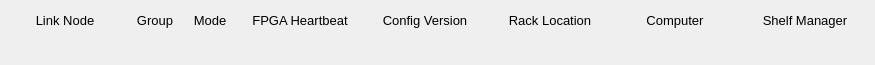
<?xml version="1.0" encoding="UTF-8"?>
<ui version="4.0">
 <class>Form</class>
 <widget class="QWidget" name="Form">
  <property name="geometry">
   <rect>
    <x>0</x>
    <y>0</y>
    <width>875</width>
    <height>65</height>
   </rect>
  </property>
  <property name="windowTitle">
   <string>Form</string>
  </property>
  <widget class="QFrame" name="frame">
   <property name="geometry">
    <rect>
     <x>0</x>
     <y>0</y>
     <width>875</width>
     <height>65</height>
    </rect>
   </property>
   <property name="frameShape">
    <enum>QFrame::NoFrame</enum>
   </property>
   <property name="frameShadow">
    <enum>QFrame::Plain</enum>
   </property>
   <widget class="QLabel" name="label">
    <property name="geometry">
     <rect>
      <x>5</x>
      <y>10</y>
      <width>120</width>
      <height>20</height>
     </rect>
    </property>
    <property name="font">
     <font>
      <pointsize>10</pointsize>
     </font>
    </property>
    <property name="text">
     <string>Link Node</string>
    </property>
    <property name="alignment">
     <set>Qt::AlignCenter</set>
    </property>
   </widget>
   <widget class="QLabel" name="label_2">
    <property name="geometry">
     <rect>
      <x>130</x>
      <y>10</y>
      <width>50</width>
      <height>20</height>
     </rect>
    </property>
    <property name="font">
     <font>
      <pointsize>10</pointsize>
     </font>
    </property>
    <property name="text">
     <string>Group</string>
    </property>
    <property name="alignment">
     <set>Qt::AlignCenter</set>
    </property>
   </widget>
   <widget class="QLabel" name="label_3">
    <property name="geometry">
     <rect>
      <x>185</x>
      <y>10</y>
      <width>50</width>
      <height>20</height>
     </rect>
    </property>
    <property name="font">
     <font>
      <pointsize>10</pointsize>
     </font>
    </property>
    <property name="text">
     <string>Mode</string>
    </property>
    <property name="alignment">
     <set>Qt::AlignCenter</set>
    </property>
   </widget>
   <widget class="QLabel" name="label_4">
    <property name="geometry">
     <rect>
      <x>240</x>
      <y>10</y>
      <width>120</width>
      <height>20</height>
     </rect>
    </property>
    <property name="font">
     <font>
      <pointsize>10</pointsize>
     </font>
    </property>
    <property name="text">
     <string>FPGA Heartbeat</string>
    </property>
    <property name="alignment">
     <set>Qt::AlignCenter</set>
    </property>
   </widget>
   <widget class="QLabel" name="label_5">
    <property name="geometry">
     <rect>
      <x>365</x>
      <y>10</y>
      <width>120</width>
      <height>20</height>
     </rect>
    </property>
    <property name="font">
     <font>
      <pointsize>10</pointsize>
     </font>
    </property>
    <property name="text">
     <string>Config Version</string>
    </property>
    <property name="alignment">
     <set>Qt::AlignCenter</set>
    </property>
   </widget>
   <widget class="QLabel" name="label_6">
    <property name="geometry">
     <rect>
      <x>490</x>
      <y>10</y>
      <width>120</width>
      <height>20</height>
     </rect>
    </property>
    <property name="font">
     <font>
      <pointsize>10</pointsize>
     </font>
    </property>
    <property name="text">
     <string>Rack Location</string>
    </property>
    <property name="alignment">
     <set>Qt::AlignCenter</set>
    </property>
   </widget>
   <widget class="QLabel" name="label_7">
    <property name="geometry">
     <rect>
      <x>615</x>
      <y>10</y>
      <width>120</width>
      <height>20</height>
     </rect>
    </property>
    <property name="font">
     <font>
      <pointsize>10</pointsize>
     </font>
    </property>
    <property name="text">
     <string>Computer</string>
    </property>
    <property name="alignment">
     <set>Qt::AlignCenter</set>
    </property>
   </widget>
   <widget class="QLabel" name="label_8">
    <property name="geometry">
     <rect>
      <x>740</x>
      <y>10</y>
      <width>130</width>
      <height>20</height>
     </rect>
    </property>
    <property name="font">
     <font>
      <pointsize>10</pointsize>
     </font>
    </property>
    <property name="text">
     <string>Shelf Manager</string>
    </property>
    <property name="alignment">
     <set>Qt::AlignCenter</set>
    </property>
   </widget>

   <widget class="PyDMEmbeddedDisplay" name="PyDMEmbeddedDisplay">
    <property name="geometry">
     <rect>
      <x>0</x>
      <y>30</y>
      <width>875</width>
      <height>35</height>
     </rect>
    </property>
    <property name="toolTip">
     <string/>
    </property>
    <property name="frameShape">
     <enum>QFrame::NoFrame</enum>
    </property>
    <property name="macros" stdset="0">
     <string>{"P":"MPLN:FEES:MP01:1","ID":"216","SLOT_FILE":"LinkNode216_slot.ui","LN":"216","LOCA":"FEES","IOC_UNIT":"MP01","INST":"1"}</string>
    </property>
    <property name="filename" stdset="0">
     <string>$PYDM/mps/mps_area_ln.ui</string>
    </property>
   </widget>
  </widget>
 </widget>
 <customwidgets>
  <customwidget>
   <class>PyDMEmbeddedDisplay</class>
   <extends>QFrame</extends>
   <header>pydm.widgets.embedded_display</header>
  </customwidget>
 </customwidgets>
 <resources/>
 <connections/>
</ui>
